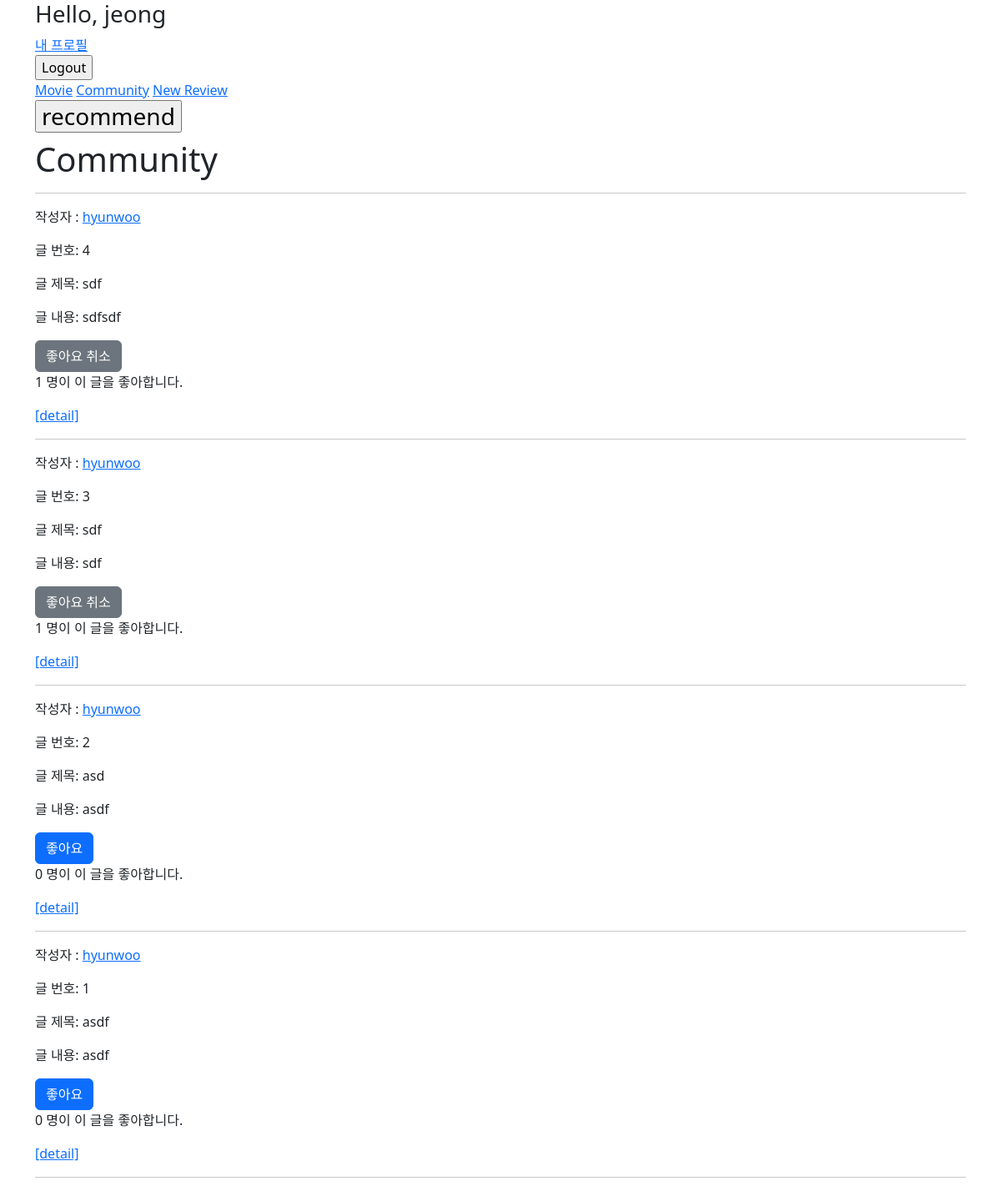
The app's page /community/ (signed in) with its own data.
### community/models.py (models this page shows)
class Review(models.Model):
    title = models.CharField(max_length=100)
    movie_title = models.CharField(max_length=50)
    rank = models.IntegerField()
    content = models.TextField()
    created_at = models.DateTimeField(auto_now_add=True)
    updated_at = models.DateTimeField(auto_now=True)
    user = models.ForeignKey(settings.AUTH_USER_MODEL, on_delete=models.CASCADE)
    like_users = models.ManyToManyField(settings.AUTH_USER_MODEL, related_name='like_reviews')

### accounts/models.py (models this page shows)
class User(AbstractUser):
    followings = models.ManyToManyField('self', symmetrical=False, related_name='followers')

### community/views.py (the view)
# urls.py: path('', views.index, name='index'),
@require_safe
def index(request):
    reviews = Review.objects.order_by('-pk')
    context = {
        'reviews': reviews,
    }
    return render(request, 'community/index.html', context)

### community/templates/community/index.html (shortened to what this page needs)
{% extends 'base.html' %}
{% block content %}
  <h1>Community</h1>
  <hr>
  {% for review in reviews %}
    <p>작성자 : <a href="{% url 'accounts:profile' review.user.username %}">{{ review.user }}</a></p>
    <p>글 번호: {{ review.pk }}</p>
    <p>글 제목: {{ review.title }}</p>
    <p>글 내용: {{ review.content }}</p>
    <form class='like-forms' data-review-id="{{review.pk}}">
      {% if user in review.like_users.all %}
      <input type="submit" value="좋아요 취소" class= 'btn btn-secondary' id="like-{{review.pk}}">
      {% else %}
      <input type="submit" value="좋아요" class= 'btn btn-primary' id="like-{{review.pk}}">
      {% endif %}
      <p>
        <span id="likes_count-{{review.pk}}">{{review.like_users.all|length }}</span> 명이 이 글을 좋아합니다.
      </p>
    </form>
    <a href="{% url 'community:detail' review.pk %}">[detail]</a>
    <hr>
  {% endfor %}
{% endblock %}

### records on screen
Review: user "hyunwoo", pk "4", title "sdf", content "sdfsdf", like_users.all|length "1"
Review: user "hyunwoo", pk "3", title "sdf", content "sdf", like_users.all|length "1"
Review: user "hyunwoo", pk "2", title "asd", content "asdf", like_users.all|length "0"
Review: user "hyunwoo", pk "1", title "asdf", content "asdf", like_users.all|length "0"
